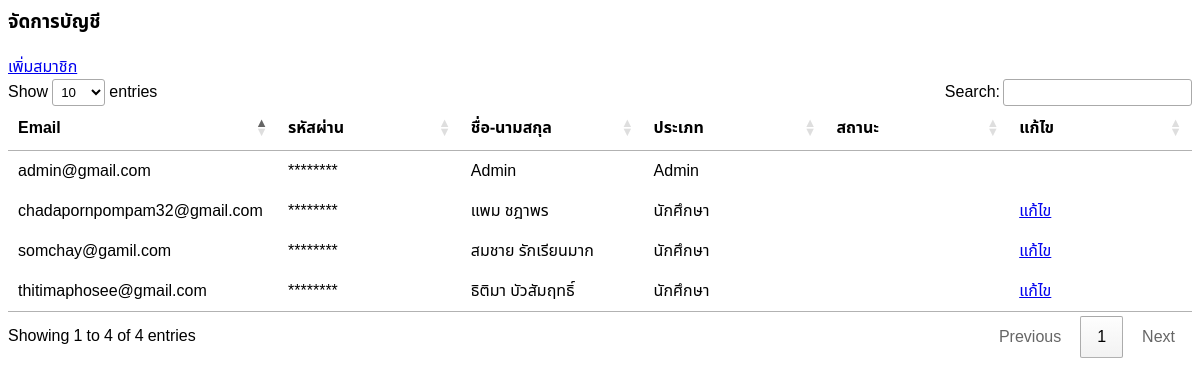
Page /admin/ManageAdmin.php on the earlier database version.
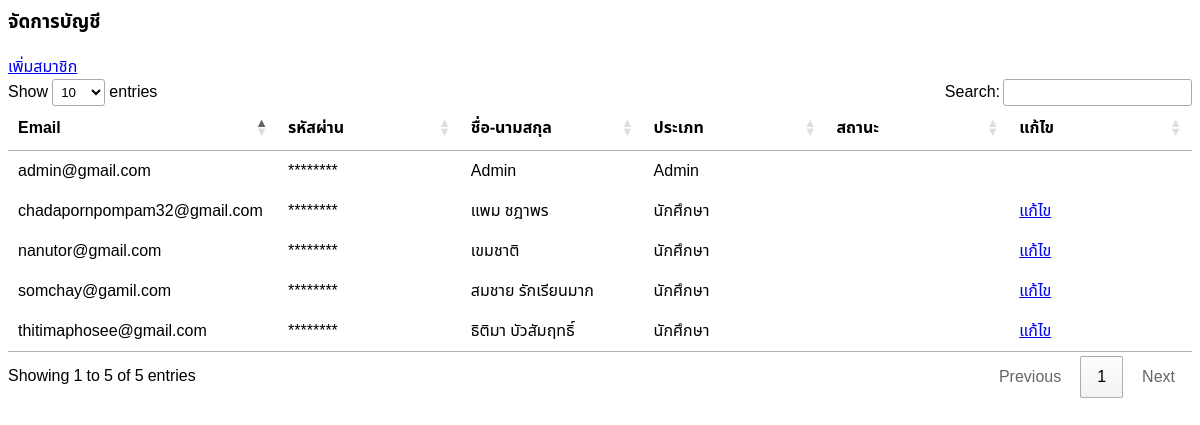
Same page on the later database version.
### tables this page shows
CREATE TABLE `user` (
  `ID` int(11) NOT NULL,
  `Password` varchar(100) NOT NULL,
  `Firstname` varchar(255) NOT NULL,
  `email` varchar(255) NOT NULL,
  `sex` int(1) NOT NULL,
  `category_id` int(11) DEFAULT NULL,
  `majer` varchar(255) DEFAULT NULL,
  `img` varchar(255) DEFAULT NULL,
  `Tel` varchar(10) NOT NULL,
  `Userlevel` int(1) NOT NULL,
  `status` int(1) NOT NULL DEFAULT 0
);

### admin/ManageAdmin.php (the view, shortened to what this page needs)
<link rel="stylesheet" type="text/css" href="https://cdn.datatables.net/1.11.3/css/jquery.dataTables.css">
<!DOCTYPE html PUBLIC "-//W3C//DTD XHTML 1.0 Transitional//EN" "http://www.w3.org/TR/xhtml1/DTD/xhtml1-transitional.dtd">
<html lang="en">
<head>
</head>
<body>
        <div class="content">
            <div class="container-fluid">
                            <div class="header">
                            <div class="card">
                            <div class="card-header py-3 d-flex flex-row align-items-center justify-content-between">
                                <h3 class="title">จัดการบัญชี</h3>
                                <a href="index_admin.php?p=new" class="pull-right btn btn-primary"><span class="glyphicon glyphicon-plus"></span> เพิ่มสมาชิก</a>
                            </div>
                            <div class="content">
                                <div class="content table-responsive table-full-width">
                                <table id="example"  class="table table-striped">
                                    <?php
                                            require_once("../config/server.php");
                                            $sql = "SELECT * FROM user Where email != '".$_SESSION['email']."' order by Userlevel DESC";
                                            $query = mysqli_query($conn,$sql);
                                        ?>
                                    <form name="frmMain" method="post" action="<?php echo $_SERVER["PHP_SELF"];?>">
                                    <thead>
                                        <th width="15%"><b>Email</b></th>
                                        <th width="15%"><b>รหัสผ่าน</b></th>
                                    	<th width="15%"><b>ชื่อ-นามสกุล</b></th>
                                        <th width="15%"><b>ประเภท</b></th>
                                        <th width="15%"><b>สถานะ</b></th>
                                        <th width="15%"><b>แก้ไข</b></th>
                                    </thead>
                                    <tbody>
                                        <?php
                                        while($result=mysqli_fetch_array($query,MYSQLI_ASSOC))
                                        {?>
                                        <tr>
                                            <td><?php echo $result["email"];?></td>
                                        	<td>********</td>
                                        	<td><?php echo $result["Firstname"];?></td>
                                            <td><?php if($result["Userlevel"]==1){
                                                echo 'Admin';
                                            }else{
                                                echo 'นักศึกษา';
                                            };?>
                                            </td>
                                            <td align="center">
                                            </td>
                                            <td>
                                            <?php if($result['Userlevel'] == 2){?>
                                            <a class="btn btn-primary" href="index_admin.php?p=edituser&UserID=<?php echo $result["ID"];?>">
                                             แก้ไข</a>&nbsp;&nbsp;
                                            <?php } ?>
                                            </td>
                                        </tr>
                                        <?php
                                        }
                                        ?>
                                    </tbody>
                                </form></table>
                                </div>
                            </div>
                        </div>
            </div>
</html>

Differences in the rows shown:
added user: email "nanutor@gmail.com", Firstname "เขมชาติ", Userlevel "นักศึกษา"
Other differences:
text written by a page script: "Show entries Search: Showing 1 to 4 of 4 entries Previous 1 Next" → "Show entries Search: Showing 1 to 5 of 5 entries Previous 1 Next"
